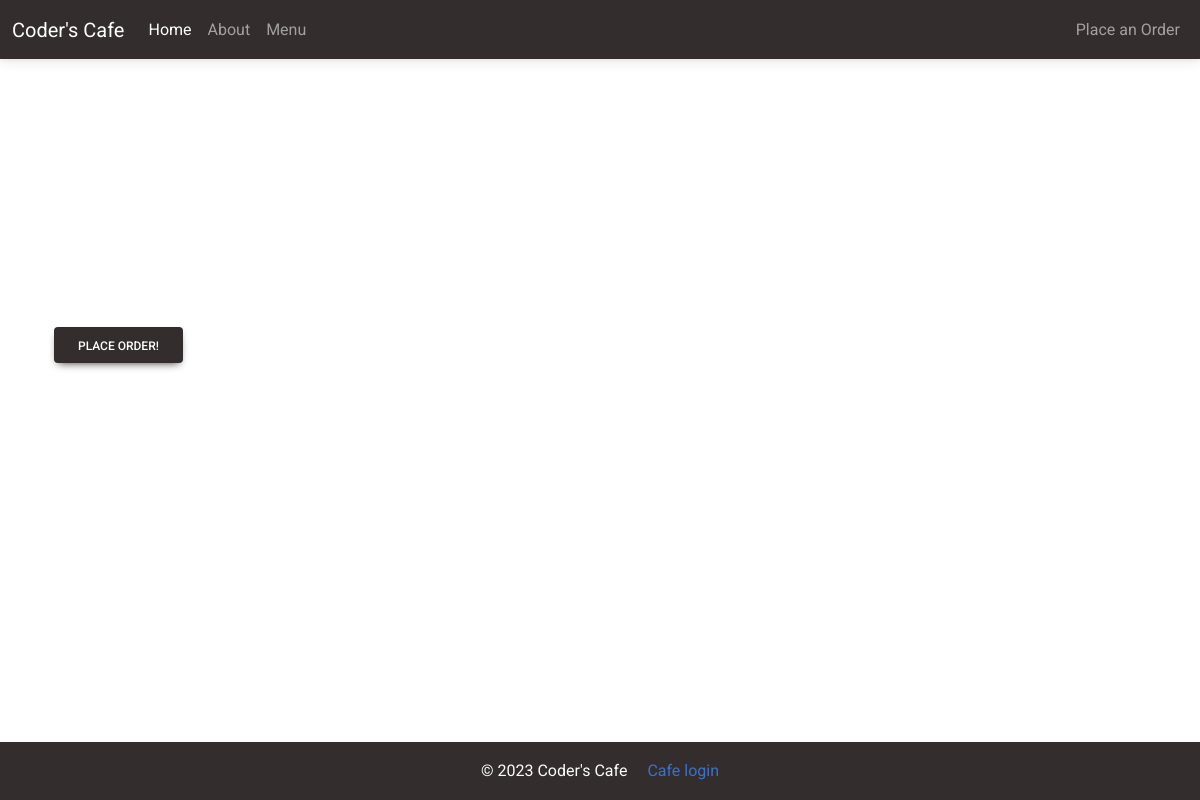
/order/, run on an earlier commit of the app's database.
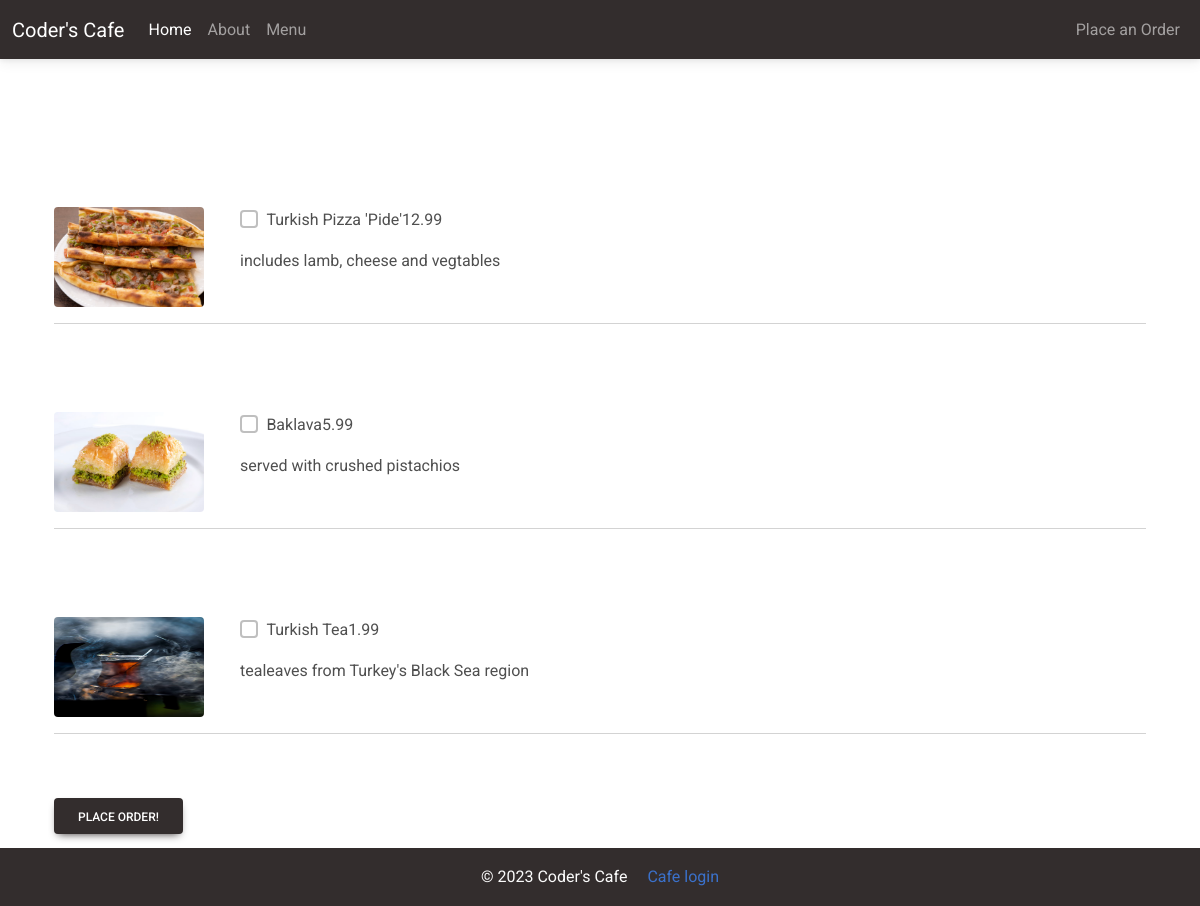
And on a later commit of the database.
### customer/models.py (models this page shows, shortened)
class MenuItem(models.Model):
    name = models.CharField(max_length=100)
    description = models.TextField()
    image = models.ImageField(upload_to='menu_images/')
    price = models.DecimalField(max_digits=5, decimal_places=2)
    category = models.ManyToManyField('Category', related_name='item')

### customer/views.py (the view, shortened to what this page needs)
# urls.py: path('order/', Order.as_view(), name='order'),
class Order(View):
    def get(self, request, *args, **kwargs):
        starters = MenuItem.objects.filter(category__name__contains='Starter')
        mains = MenuItem.objects.filter(category__name__contains='Main')
        desserts = MenuItem.objects.filter(category__name__contains='Dessert')
        drinks = MenuItem.objects.filter(category__name__contains='Drinks')
        context = {
            'starters': starters,
            'mains': mains,
            'desserts': desserts,
            'drinks': drinks,
        }
        return render(request, 'customer/order.html', context)

### customer/templates/customer/order.html (shortened to what this page needs)
{% extends 'customer/base.html' %}
{% block content %}
<div class="container mb-5">
    <div class="row justify-content-center mt-1">
        <div class="col-md-12 col-sm-12 p-4">
            <form method="POST">
                <div class="pt-5">
                </div>
                <div class="pt-5">
                    {% for main in mains %}
                    <div class="row mt-4">
                        <div class="col-md-2 col-sm-12">
                            <img class="rounded" src="{{ main.image.url }}" width="150" height="100"/>
                        </div>
                        <div class="col-md-8 col-sm-12">
                            <div class="d-flex flex-row">
                                <div class="form-group form-check">
                                    <input type="checkbox" name="items[]" class="form-check-input" value="{{ main.pk }}">
                                    <label class="form-check-label">{{ main.name }}</label>
                                </div>
                                <p class="font-weight-bold pl-5">{{ main.price }}</p>
                            </div>
                            <p>{{ main.description }}</p>
                        </div>
                    </div>
                    <hr />
                    {% endfor %}
                </div>
                <div class="pt-5">
                    {% for dessert in desserts %}
                    <div class="row mt-4">
                        <div class="col-md-2 col-sm-12">
                            <img class="rounded" src="{{ dessert.image.url }}" width="150" height="100"/>
                        </div>
                        <div class="col-md-8 col-sm-12">
                            <div class="d-flex flex-row">
                                <div class="form-group form-check">
                                    <input type="checkbox" name="items[]" class="form-check-input" value="{{ dessert.pk }}">
                                    <label class="form-check-label">{{ dessert.name }}</label>
                                </div>
                                <p class="font-weight-bold pl-5">{{ dessert.price }}</p>
                            </div>
                            <p>{{ dessert.description }}</p>
                        </div>
                    </div>
                    <hr />
                    {% endfor %}
                </div>
                <div class="pt-5">
                    {% for drinks in drinks %}
                    <div class="row mt-4">
                        <div class="col-md-2 col-sm-12">
                            <img class="rounded" src="{{ drinks.image.url }}" width="150" height="100"/>
                        </div>
                        <div class="col-md-8 col-sm-12">
                            <div class="d-flex flex-row">
                                <div class="form-group form-check">
                                    <input type="checkbox" name="items[]" class="form-check-input" value="{{ drinks.pk }}">
                                    <label class="form-check-label">{{ drinks.name }}</label>
                                </div>
                                <p class="font-weight-bold pl-5">{{ drinks.price }}</p>
                            </div>
                            <p>{{ drinks.description }}</p>
                        </div>
                    </div>
                    <hr />
                    {% endfor %}
                </div>
                <button class="btn btn-dark mt-5">Place Order!</button>
            </form>
        </div>
    </div>
</div>
{% endblock content %}

### customer/templates/customer/base.html (shortened to what this page needs)
<!DOCTYPE html>
<html lang="en">
<head>
    <link href="https://cdnjs.cloudflare.com/ajax/libs/font-awesome/6.0.0/css/all.min.css" rel="stylesheet" />
    <link href="https://cdnjs.cloudflare.com/ajax/libs/mdb-ui-kit/6.2.0/mdb.min.css" rel="stylesheet" />
</head>
<body>
    {% include 'customer/navigation.html' %}
    {% block content %}
    {% endblock content %}
    {% include 'customer/footer.html' %}
</body>
</html>

### customer/templates/customer/navigation.html (shortened to what this page needs)
<nav class="navbar navbar-expand-lg navbar-dark bg-dark">
    <div class="container-fluid">
        <a class="navbar-brand" href="{% url 'index' %}">Coder's Cafe</a>
        <div class="collapse navbar-collapse" id="navbarNav">
            <ul class="navbar-nav me-auto">
                <li class="nav-item">
                    <a class="nav-link active" aria-current="page" href="{% url 'index' %}">Home</a>
                </li>
                <li class="nav-item">
                    <a class="nav-link" href="{% url 'about' %}">About</a>
                </li>
                <li class="nav-item">
                    <a class="nav-link" href="#">Menu</a>
                </li>
            </ul>
            <ul class="navbar-nav">
                <li class="nav-item">
                    <a class="nav-link" href="{% url 'order' %}">Place an Order</a>
                </li>
            </ul>
        </div>
    </div>
</nav>

### customer/templates/customer/footer.html
<footer class="page-footer font-small fixed-bottom bg-dark text-light">
    <div class="footer-copyright text-center py-3">&copy; 2023 Coder's Cafe
        <a class="ms-3" href="#">Cafe login</a>
    </div>
</footer>

What changed in the data, as far as the page shows it:
added MenuItem: image (picture), name "Turkish Pizza 'Pide'", price "12.99", description "includes lamb, cheese and vegtables"
added MenuItem: image (picture), name "Baklava", price "5.99", description "served with crushed pistachios"
added MenuItem: image (picture), name "Turkish Tea", price "1.99", description "tealeaves from Turkey's Black Sea region"
